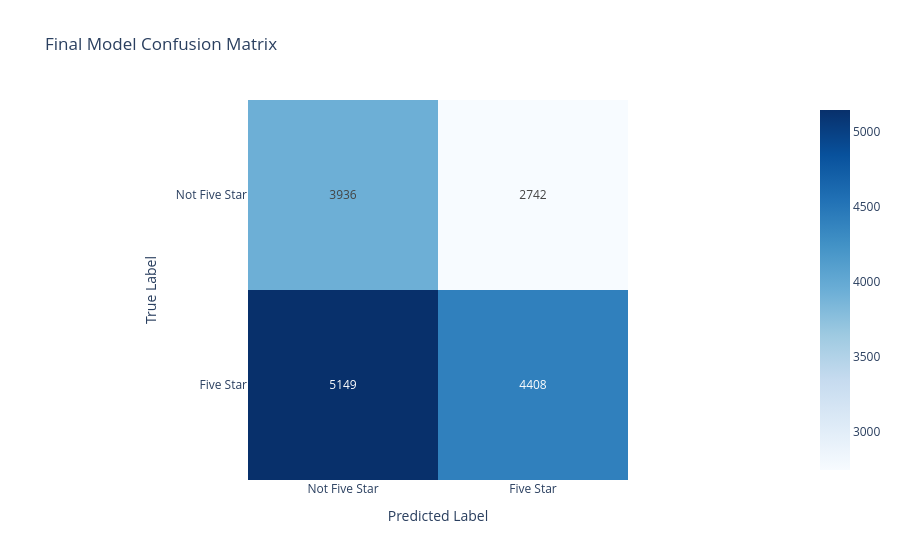

Source (notebook cell):
### Code cell
cm = confusion_matrix(y_test, y_test_pred)

# Change Labels
labels = ["Not Five Star", "Five Star"]

# Plotly heatmap
fig = px.imshow(
    cm,
    text_auto=True,
    x=labels,
    y=labels,
    color_continuous_scale="Blues",
    title="Final Model Confusion Matrix"
)

fig.update_layout(
    xaxis_title="Predicted Label",
    yaxis_title="True Label"
)

fig.show()
fig.write_html('assets/final-model-confusion.html',include_plotlyjs='cdn')

### Figure 1 — Plotly figure (JSON) as saved in the notebook; plotly's stock layout.template omitted (floating-point values rounded to 4 significant figures)
{"data": [{"coloraxis": "coloraxis", "hovertemplate": "x: %{x}<br>y: %{y}<br>color: %{z}<extra></extra>", "name": "0", "texttemplate": "%{z}", "type": "heatmap", "x": ["Not Five Star", "Five Star"], "xaxis": "x", "y": ["Not Five Star", "Five Star"], "yaxis": "y", "z": [[3936, 2742], [5149, 4408]]}], "layout": {"coloraxis": {"colorscale": [[0, "rgb(247,251,255)"], [0.125, "rgb(222,235,247)"], [0.25, "rgb(198,219,239)"], [0.375, "rgb(158,202,225)"], [0.5, "rgb(107,174,214)"], [0.625, "rgb(66,146,198)"], [0.75, "rgb(33,113,181)"], [0.875, "rgb(8,81,156)"], [1, "rgb(8,48,107)"]]}, "title": {"text": "Final Model Confusion Matrix"}, "xaxis": {"anchor": "y", "constrain": "domain", "domain": [0, 1], "scaleanchor": "y", "title": {"text": "Predicted Label"}}, "yaxis": {"anchor": "x", "autorange": "reversed", "constrain": "domain", "domain": [0, 1], "title": {"text": "True Label"}}}}
